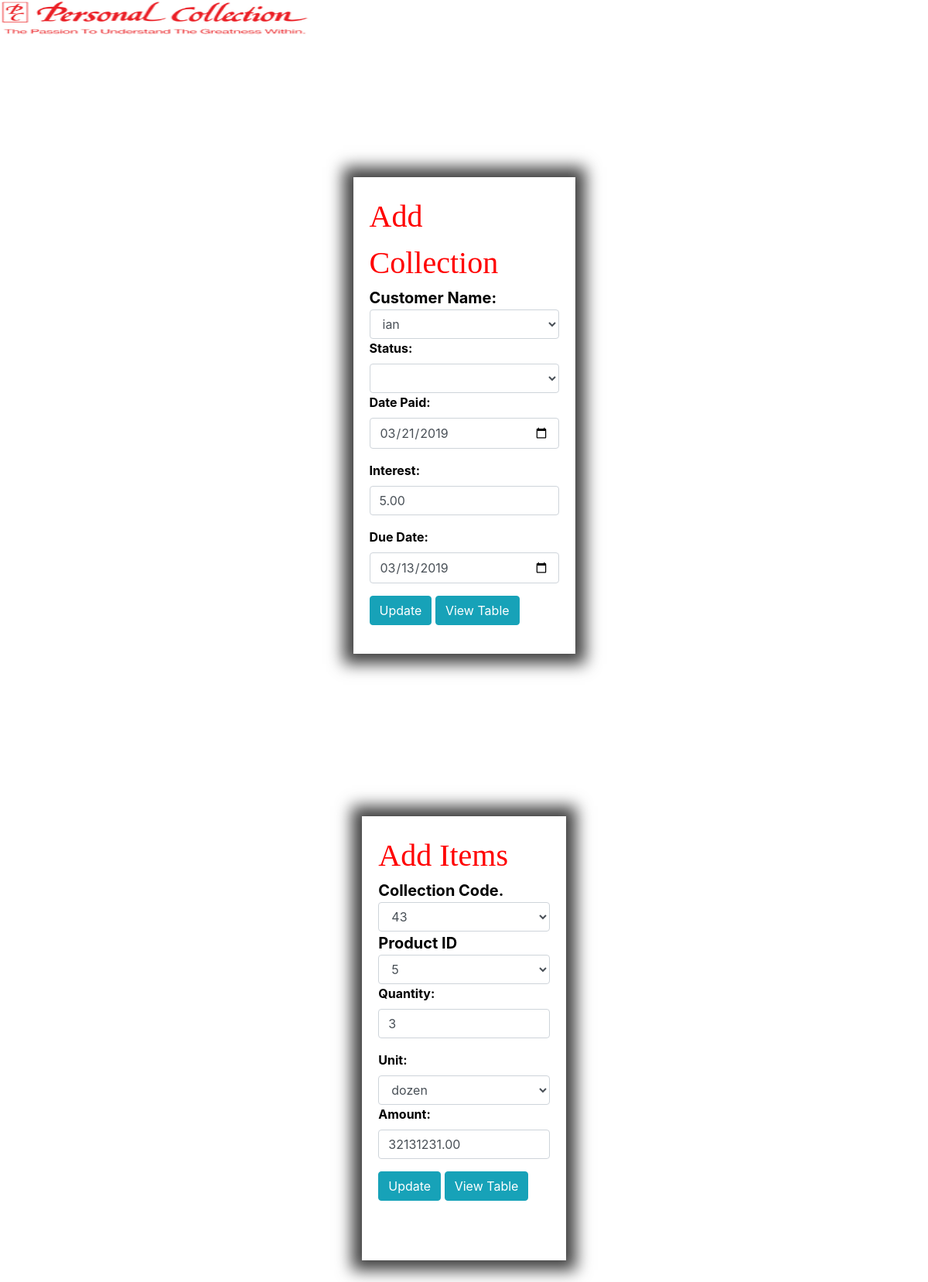
/index5.php?edit=43, run on the app's committed database.
### tables this page shows
CREATE TABLE `collection` (
  `collection_code` int(100) NOT NULL,
  `userid` int(100) DEFAULT NULL,
  `customer_id` int(100) DEFAULT NULL,
  `status` varchar(100) DEFAULT NULL,
  `date_paid` date DEFAULT NULL,
  `interest` decimal(10,2) DEFAULT NULL,
  `due_date` date NOT NULL
);

CREATE TABLE `items` (
  `collection_code` int(100) DEFAULT NULL,
  `userid` int(100) DEFAULT NULL,
  `product_id` int(100) DEFAULT NULL,
  `quantity` varchar(100) DEFAULT NULL,
  `unit` varchar(100) DEFAULT NULL,
  `amount` decimal(10,2) DEFAULT NULL
);

### process3.php (called while the page is built, shortened)
<?php
$mysqli = new mysqli('localhost','root','','registration') or die(mysqli_error($mysqli));
if(isset($_GET['edit'])){
	$id = $_GET['edit'];
	$update =true;
	$result = $mysqli->query("SELECT * FROM collection WHERE collection_code=$id") or die($mysqli->error);
	if(@count($result)==1){
		$row=$result->fetch_array();
		$status = $row['status'];
		$date_paid = $row['date_paid'];
		$interest = $row['interest'];
		$due_date = $row['due_date'];
	}
}
?>

### process4.php (called while the page is built, shortened)
<?php
$mysqli = new mysqli('localhost','root','','registration') or die(mysqli_error($mysqli));
if(isset($_GET['edit'])){
	$id = $_GET['edit'];
	$update =true;
	$result = $mysqli->query("SELECT * FROM items WHERE collection_code=$id") or die($mysqli->error);
	if(@count($result)==1){
		$row=$result->fetch_array();
		$quantity = $row['quantity'];
		$amount = $row['amount'];
	}
}
?>

### index5.php (the view, shortened to what this page needs)
<?php include('process3.php');?>
<!DOCTYPE html>
<html>
<head>
	<link rel="stylesheet" type="text/css"	href="style.css">
	<link rel="stylesheet" href="bootstrap/css/bootstrap.min.css">
</head>
<body>
<img src="pcs.jpg" alt="Trulli" width="400" height="45">
<div id="main">
<br>
	<section class="main">
    <div class="row justify-content-center">
	<div class="col-sm-4">
	<div class="row justify-content-center">
	<form action="process3.php" method="POST">
	<a style="bottom:70%;font-size:40px;font-family:Timesnew-Roman;color:red;right:43%;">Add Collection</a>
	<div class="form-group">
		<b><a style="font-size:20px;">Customer Name:</b></a>
		<?php
			$sql = "SELECT * FROM customer";
			$result = mysqli_query($mysqli, $sql);
		?>
		<select name="customer_id" class="form-control">
		<?php
				while ($row = mysqli_fetch_array($result)){
		?>
			<option value="<?php echo $row['customer_id'];?>"><?php echo $row['firstname'];?></option>
			<?php
				}
			?>
		</select>
		<div class="form-group">
		<font color="black"><label for="exampleInputEmail1"><b>Status:</label></b>
		<select name="status" class="form-control" value="<?php echo $status;?>"placeholder="status" required>
			<option value="" placeholder="status" required></option>
			<option value="paid">Paid</option>
		</div>
		<div class="form-group">
		<font color="black"><label for="exampleInputEmail1"><b>Date Paid:</label></b>
			<input type="date" name="date_paid" class="form-control" value="<?php echo $date_paid;?>"placeholder="date_paid" required>
		</div>
		<div class="form-group">
		<font color="black"><label for="exampleInputEmail1"><b>Interest:</label></b>
			<input type="interest" name="interest" class="form-control" value="<?php echo $interest;?>"placeholder="interest" required>
		</div>
		<div class="form-group">
		<font color="black"><label for="exampleInputEmail1"><b>Due Date:</label></b>
			<input type="date" name="due_date" class="form-control" value="<?php echo $due_date;?>"placeholder="due_date" required>
		</div>
		<div class="form-group">
		<?php
			if($update==true):
		?>
		<button type="submit" class="btn btn-info" name="update">Update</button>
		<a href="collection.php"class="btn btn-info">View Table</a>
		<?php else: ?>
			<button type="submit" class="btn btn-primary" name="save">Save</button>
			<a href="collection.php"class="btn btn-primary">View Table</a>
		<?php endif;?>
		</div>
	</form>
	</div>
</div>
<div id="main">
<?php include('process4.php');
?>
	<form action="process4.php" method="POST">
	<div class="form-group">
	<a style="bottom:70%;font-size:40px;font-family:Timesnew-Roman;color:red;right:43%;">Add Items</a>
		<b><a style="font-size:20px;">Collection Code.</b></a>
		<?php
			$sql = "SELECT * FROM collection";
			$result = mysqli_query($mysqli, $sql);
		?>
		<select name="collection_code" class="form-control">
		<?php
				while ($row = mysqli_fetch_array($result)){
		?>
			<option value="<?php echo $row['collection_code'];?>"><?php echo $row['collection_code'];?></option>
			<?php
				}
			?>
		</select>
		<div class="form-group">
		<b><a style="font-size:20px;">Product ID</b></a>
		<?php
			$sql = "SELECT * FROM product";
			$result = mysqli_query($mysqli, $sql);
		?>
		<select name="product_id" class="form-control">
		<?php
				while ($row = mysqli_fetch_array($result)){
		?>
			<option value="<?php echo $row['product_id'];?>"><?php echo $row['product_id'];?></option>
			<?php
				}
			?>
		</select>
		<div class="form-group">
		<font color="black"><label for="exampleInputEmail1"><b>Quantity:</label></b>
			<input type="quantity" name="quantity" class="form-control" value="<?php echo $quantity;?>"placeholder="quantity" required>
		</div>
		<div class="form-group">
		<font color="black"><label for="exampleInputEmail1"><b>Unit:</label></b>
		<select name="unit" class="form-control">
			<option value="dozen">dozen</option>
		</div>
		<div class="form-group">
		<font color="black"><label for="exampleInputEmail1"><b>Amount:</label></b>
			<input type="amount" name="amount" class="form-control" value="<?php echo $amount;?>"placeholder="amount" required>
		</div>
		<div class="form-group">
		<?php
			if($update==true):
		?>
		<button type="submit" class="btn btn-info" name="update">Update</button>
		<a href="collection.php"class="btn btn-info">View Table</a>
		<?php else: ?>
			<button type="submit" class="btn btn-primary" name="save">Save</button>
			<a href="collection.php"class="btn btn-primary">View Table</a>
		<?php endif;?>
		</div>
	</form>
	</div>
<br>
</body>
</html>

### style.css (style rules this page uses)
* { margin: 0px; padding: 0px; }
body { font-size: 120%; height: 1000px; background-image: url(.png); background-position: center; background-repeat:no-repeat; background-size:100% 900px; }
form, .label { color:black; }
form, .content { width: 70%; margin: 50px auto; border:1px solid #fff; padding:50px 60px; margin-top:20vh; -webkit-box-shadow: 0px 0px 19px 13px rgba(0,0,0,0.75); -moz-box-shadow: 0px 0px 19px 13px rgba(0,0,0,0.75); box-shadow: 0px 0px 19px 13px rgba(0,0,0,0.75); position: relative; padding: 20px; }
.btn { padding: 10px; font-size: 15px; color: white; background: #5F9EA0; border: 10px solid; border-radius: 8px; }

### data on the page
collection: date_paid "03/21/2019", interest "5.00", due_date "03/13/2019"
items: quantity "3", amount "32131231.00"

### other printed values
form field customer_id "ian"
form field collection_code "43"
form field product_id "5"
